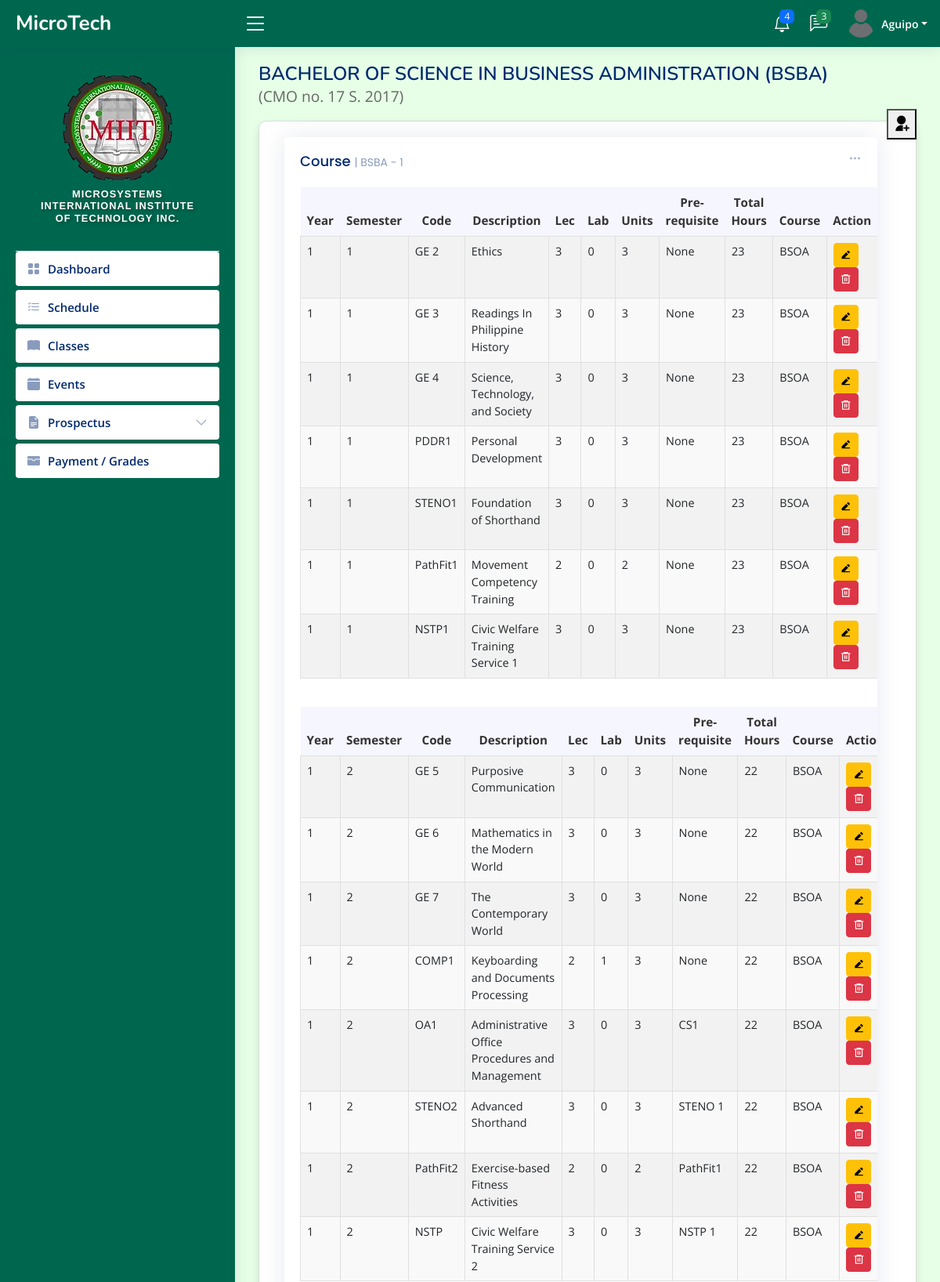
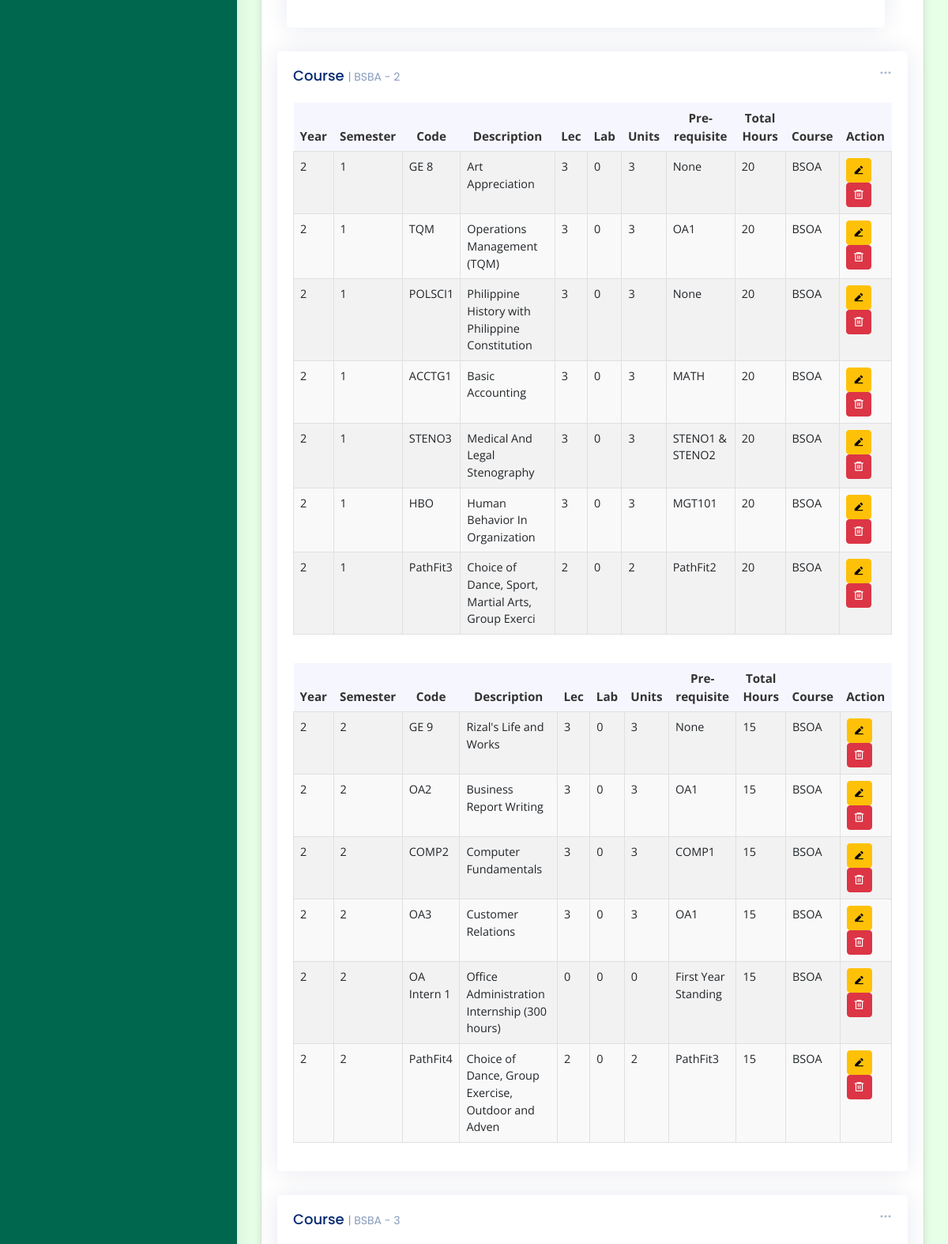
/admin/bsoa-prospectus.php (signed in, upper part), run on the app's committed database (2 pictures, top to bottom).
### tables this page shows
CREATE TABLE `tbl_students` (
  `user_id` int(11) NOT NULL,
  `user_name` varchar(50) NOT NULL,
  `lname` varchar(50) NOT NULL,
  `fname` varchar(50) NOT NULL,
  `middleInitial` varchar(30) NOT NULL,
  `Suffix` varchar(15) NOT NULL,
  `course` varchar(50) NOT NULL,
  `year` int(10) NOT NULL,
  `sy` varchar(50) DEFAULT NULL,
  `contact` varchar(20) NOT NULL,
  `gender` varchar(10) NOT NULL,
  `bdate` varchar(50) NOT NULL,
  `pob` text NOT NULL,
  `email` varchar(50) NOT NULL,
  `major` varchar(50) NOT NULL,
  `nationality` varchar(20) NOT NULL,
  `civilStatus` varchar(20) NOT NULL,
  `religion` varchar(20) NOT NULL,
  `modality` varchar(20) NOT NULL,
  `fb` varchar(30) NOT NULL,
  `curAddress` varchar(200) NOT NULL,
  `cityAdd` varchar(200) NOT NULL,
  `zipcode` varchar(30) NOT NULL,
  `fatherName` varchar(50) NOT NULL,
  `fwork` varchar(50) NOT NULL,
  `motherName` varchar(50) NOT NULL,
  `mwork` varchar(50) NOT NULL,
  `primarySchool` varchar(100) NOT NULL,
  `primaryAddress` text NOT NULL,
  `primaryCompleted` varchar(30) NOT NULL,
  `entermediateSchool` varchar(100) NOT NULL,
  `entermediateAddress` text NOT NULL,
  `entermediateCompleted` varchar(30) NOT NULL,
  `hsSchool` varchar(100) NOT NULL,
  `hsAddress` text NOT NULL,
  `hsCompleted` varchar(30) NOT NULL,
  `shSchool` varchar(100) NOT NULL,
  `shAddress` text NOT NULL,
  `shCompleted` varchar(30) NOT NULL,
  `collegeSchool` varchar(100) NOT NULL,
  `collegeAddress` text NOT NULL,
  `collegeCompleted` varchar(30) NOT NULL,
  `user_image` varchar(50) NOT NULL,
  `user_role` varchar(50) NOT NULL,
  `user_pass` varchar(100) NOT NULL,
  `semester` int(11) NOT NULL,
  `status` varchar(20) NOT NULL,
  `date` date DEFAULT NULL,
  `created_at` timestamp NOT NULL DEFAULT current_timestamp()
);

CREATE TABLE `tbl_subjects` (
  `id` int(11) NOT NULL,
  `year` int(11) NOT NULL,
  `semester` int(11) NOT NULL,
  `code` varchar(50) NOT NULL,
  `description` varchar(50) NOT NULL,
  `lec` int(11) NOT NULL,
  `lab` int(11) NOT NULL,
  `unit` int(11) NOT NULL,
  `pre_req` varchar(50) NOT NULL,
  `total` int(11) NOT NULL,
  `course` varchar(50) NOT NULL
);

### admin/bsoa-prospectus.php (the view, shortened to what the rows shown need)
<?php include_once "../templates/header3.php"; ?>
<?php include_once "../PHP/BSOA-con.php"; ?>
<main id="main" class="main">
  <div class="pagetitle">
    <h1>BACHELOR OF SCIENCE IN BUSINESS ADMINISTRATION (BSBA)</h1>
  </div>
  <section class="section dashboard">
    <div class="col-lg-12">
      <div class="row">
        <div class="col-12">
          <div class="card recent-sales overflow-auto">
            <div class="card-body">
              <table class="table table-striped datatable">
                <thead>
                  <tr>
                    <th scope="col">Year</th>
                    <th scope="col">Semester</th>
                    <th scope="col">Code</th>
                    <th scope="col">Description</th>
                    <th scope="col">Lec</th>
                    <th scope="col">Lab</th>
                    <th scope="col">Units</th>
                    <th scope="col">Pre-requisite</th>
                    <th scope="col">Total Hours</th>
                    <th scope="col">Course</th>
                    <th scope="col">Action</th>
                  </tr>
                </thead>
                <tbody>
                  <?php
                  $database = new Connection();
                  $db = $database->open();
                  try {
                    $sql = "SELECT * FROM tbl_subjects WHERE course = 'BSOA' AND year = '1' AND semester = '1' ";
                    foreach ($db->query($sql) as $subject) {
                  ?>
                      <tr>
                        <td><?php echo htmlspecialchars($subject['year']); ?></td>
                        <td><?php echo htmlspecialchars($subject['semester']); ?></td>
                        <td><?php echo htmlspecialchars($subject['code']); ?></td>
                        <td><?php echo htmlspecialchars($subject['description']); ?></td>
                        <td><?php echo htmlspecialchars($subject['lec']); ?></td>
                        <td><?php echo htmlspecialchars($subject['lab']); ?></td>
                        <td><?php echo htmlspecialchars($subject['unit']); ?></td>
                        <td><?php echo htmlspecialchars($subject['pre_req']); ?></td>
                        <td><?php echo htmlspecialchars($subject['total']); ?></td>
                        <td><?php echo htmlspecialchars($subject['course']); ?></td>
                        <td>
                          <button type="button" class="btn btn-sm btn-warning ri-edit-2-fill" data-bs-toggle="modal" data-bs-target="#editSubject<?php echo $subject['id']; ?>"></button>
                          <form method="POST" action="../admin/upload/delete_subject.php" onsubmit="return confirm('Are you sure you want to delete this subject?');" style="display:inline;">
                            <button type="submit" class="btn btn-sm btn-danger ri-delete-bin-6-line"></button>
                          </form>
                        </td>
                      </tr>
                  <?php
                    }
                  } catch (PDOException $e) {
                    echo "There is some problem in connection: " . $e->getMessage();
                  }
                  ?>
                </tbody>
              </table>
            </div>
            <div class="card-body">
              <table class="table table-striped datatable">
                <thead>
                  <tr>
                    <th scope="col">Year</th>
                    <th scope="col">Semester</th>
                    <th scope="col">Code</th>
                    <th scope="col">Description</th>
                    <th scope="col">Lec</th>
                    <th scope="col">Lab</th>
                    <th scope="col">Units</th>
                    <th scope="col">Pre-requisite</th>
                    <th scope="col">Total Hours</th>
                    <th scope="col">Course</th>
                    <th scope="col">Action</th>
                  </tr>
                </thead>
                <tbody>
                  <?php
                  $database = new Connection();
                  $db = $database->open();
                  try {
                    $sql = "SELECT * FROM tbl_subjects WHERE course = 'BSOA' AND year = '1'AND semester = '2' ";
                    foreach ($db->query($sql) as $subject) {
                  ?>
                      <tr>
                        <td><?php echo htmlspecialchars($subject['year']); ?></td>
                        <td><?php echo htmlspecialchars($subject['semester']); ?></td>
                        <td><?php echo htmlspecialchars($subject['code']); ?></td>
                        <td><?php echo htmlspecialchars($subject['description']); ?></td>
                        <td><?php echo htmlspecialchars($subject['lec']); ?></td>
                        <td><?php echo htmlspecialchars($subject['lab']); ?></td>
                        <td><?php echo htmlspecialchars($subject['unit']); ?></td>
                        <td><?php echo htmlspecialchars($subject['pre_req']); ?></td>
                        <td><?php echo htmlspecialchars($subject['total']); ?></td>
                        <td><?php echo htmlspecialchars($subject['course']); ?></td>
                        <td>
                          <button type="button" class="btn btn-sm btn-warning ri-edit-2-fill" data-bs-toggle="modal" data-bs-target="#editSubject<?php echo $subject['id']; ?>"></button>
                          <form method="POST" action="../admin/upload/delete_subject.php" onsubmit="return confirm('Are you sure you want to delete this subject?');" style="display:inline;">
                            <button type="submit" class="btn btn-sm btn-danger ri-delete-bin-6-line"></button>
                          </form>
                        </td>
                      </tr>
                  <?php
                    }
                  } catch (PDOException $e) {
                    echo "There is some problem in connection: " . $e->getMessage();
                  }
                  ?>
                </tbody>
              </table>
            </div>
          </div>
        </div>
      </div>
    </div>
    <div class="col-lg-12">
      <div class="row">
        <div class="col-12">
          <div class="card recent-sales overflow-auto">
            <div class="card-body">
              <table class="table table-striped datatable">
                <thead>
                  <tr>
                    <th scope="col">Year</th>
                    <th scope="col">Semester</th>
                    <th scope="col">Code</th>
                    <th scope="col">Description</th>
                    <th scope="col">Lec</th>
                    <th scope="col">Lab</th>
                    <th scope="col">Units</th>
                    <th scope="col">Pre-requisite</th>
                    <th scope="col">Total Hours</th>
                    <th scope="col">Course</th>
                    <th scope="col">Action</th>
                  </tr>
                </thead>
                <tbody>
                  <?php
                  $database = new Connection();
                  $db = $database->open();
                  try {
                    $sql = "SELECT * FROM tbl_subjects WHERE course = 'BSOA' AND year = '2' AND semester ='1' ";
                    foreach ($db->query($sql) as $subject) {
                  ?>
                      <tr>
                        <td><?php echo htmlspecialchars($subject['year']); ?></td>
                        <td><?php echo htmlspecialchars($subject['semester']); ?></td>
                        <td><?php echo htmlspecialchars($subject['code']); ?></td>
                        <td><?php echo htmlspecialchars($subject['description']); ?></td>
                        <td><?php echo htmlspecialchars($subject['lec']); ?></td>
                        <td><?php echo htmlspecialchars($subject['lab']); ?></td>
                        <td><?php echo htmlspecialchars($subject['unit']); ?></td>
                        <td><?php echo htmlspecialchars($subject['pre_req']); ?></td>
                        <td><?php echo htmlspecialchars($subject['total']); ?></td>
                        <td><?php echo htmlspecialchars($subject['course']); ?></td>
                        <td>
                          <button type="button" class="btn btn-sm btn-warning ri-edit-2-fill" data-bs-toggle="modal" data-bs-target="#editSubject<?php echo $subject['id']; ?>"></button>
                          <form method="POST" action="../admin/upload/delete_subject.php" onsubmit="return confirm('Are you sure you want to delete this subject?');" style="display:inline;">
                            <button type="submit" class="btn btn-sm btn-danger ri-delete-bin-6-line"></button>
                          </form>
                        </td>
                      </tr>
                  <?php
                    }
                  } catch (PDOException $e) {
                    echo "There is some problem in connection: " . $e->getMessage();
                  }
                  ?>
                </tbody>
              </table>
            </div>
            <div class="card-body">
              <table class="table table-striped datatable">
                <thead>
                  <tr>
                    <th scope="col">Year</th>
                    <th scope="col">Semester</th>
                    <th scope="col">Code</th>
                    <th scope="col">Description</th>
                    <th scope="col">Lec</th>
                    <th scope="col">Lab</th>
                    <th scope="col">Units</th>
                    <th scope="col">Pre-requisite</th>
                    <th scope="col">Total Hours</th>
                    <th scope="col">Course</th>
                    <th scope="col">Action</th>
                  </tr>
                </thead>
                <tbody>
                  <?php
                  $database = new Connection();
                  $db = $database->open();
                  try {
                    $sql = "SELECT * FROM tbl_subjects WHERE course = 'BSOA' AND year = '2' AND semester ='2' ";
                    foreach ($db->query($sql) as $subject) {
                  ?>
                      <tr>
                        <td><?php echo htmlspecialchars($subject['year']); ?></td>
                        <td><?php echo htmlspecialchars($subject['semester']); ?></td>
                        <td><?php echo htmlspecialchars($subject['code']); ?></td>
                        <td><?php echo htmlspecialchars($subject['description']); ?></td>
                        <td><?php echo htmlspecialchars($subject['lec']); ?></td>
                        <td><?php echo htmlspecialchars($subject['lab']); ?></td>
                        <td><?php echo htmlspecialchars($subject['unit']); ?></td>
                        <td><?php echo htmlspecialchars($subject['pre_req']); ?></td>
                        <td><?php echo htmlspecialchars($subject['total']); ?></td>
                        <td><?php echo htmlspecialchars($subject['course']); ?></td>
                        <td>
                          <button type="button" class="btn btn-sm btn-warning ri-edit-2-fill" data-bs-toggle="modal" data-bs-target="#editSubject<?php echo $subject['id']; ?>"></button>
                          <form method="POST" action="../admin/upload/delete_subject.php" onsubmit="return confirm('Are you sure you want to delete this subject?');" style="display:inline;">
                            <button type="submit" class="btn btn-sm btn-danger ri-delete-bin-6-line"></button>
                          </form>
                        </td>
                      </tr>
                  <?php
                    }
                  } catch (PDOException $e) {
                    echo "There is some problem in connection: " . $e->getMessage();
                  }
                  ?>
                </tbody>
              </table>
            </div>
          </div>
        </div>
      </div>
    </div>
  </section>
</main>
<?php include_once "../templates/footer.php"; ?>

### templates/header3.php (shortened to what the rows shown need)
<!DOCTYPE html>
<html lang="en">
<head>
  <link href="../../assets/vendor/bootstrap/css/bootstrap.min.css" rel="stylesheet">
  <link href="../../assets/vendor/bootstrap-icons/bootstrap-icons.css" rel="stylesheet">
  <link href="../../assets/vendor/boxicons/css/boxicons.min.css" rel="stylesheet">
  <link href="../../assets/vendor/quill/quill.snow.css" rel="stylesheet">
  <link href="../../assets/vendor/quill/quill.bubble.css" rel="stylesheet">
  <link href="../../assets/vendor/remixicon/remixicon.css" rel="stylesheet">
  <link href="../../assets/vendor/simple-datatables/style.css" rel="stylesheet">
  <link href="../../assets/css/style.css" rel="stylesheet">
</head>
<?php
$database = new Connection();
$conn = $database->open();
$userid = $_SESSION["login"];
$statements = $conn->prepare("SELECT u.fname, u.lname, u.user_image, u.course, u.user_role
    FROM tbl_students u
    LEFT JOIN tbl_users s ON u.user_id = s.user_id
    WHERE u.user_id = :userid
");
$statements->bindParam(':userid', $userid, PDO::PARAM_INT);
$statements->execute();
$user = $statements->fetch(PDO::FETCH_ASSOC);
if ($user) {
  $lname = $user['lname'];
  $image = $user['user_image'];
} else {
  echo "User or student information not found.";
  exit;
}
?>
<body style="background-color:#e6ffe6;">
<header id="header" class="header fixed-top d-flex align-items-center" style="background-color: #00674f;">
  <nav class="header-nav ms-auto">
    <ul class="d-flex align-items-center">
      <li class="nav-item dropdown pe-3">
        <a class="nav-link nav-profile d-flex align-items-center pe-0 " href="#" data-bs-toggle="dropdown">
          <img src="upload-files/<?php echo htmlspecialchars($image); ?>" id="currentPhoto" onerror="this.src='images/default.png'" alt="Profile Image" class="rounded-circle">
          <span class="d-none d-md-block dropdown-toggle ps-2 text-white"><?php echo htmlspecialchars($lname)?></span>
        </a>
      </li>
    </ul>
  </nav>
</header>

### data on the page
tbl_students: lname "Aguipo"
tbl_subjects: year "1", semester "1", code "GE 2", description "Ethics", lec "3", lab "0", unit "3", pre_req "None", total "23", course "BSOA"
tbl_subjects: year "1", semester "1", code "GE 3", description "Readings In Philippine History", lec "3", lab "0", unit "3", pre_req "None", total "23", course "BSOA"
tbl_subjects: year "1", semester "1", code "GE 4", description "Science, Technology, and Society", lec "3", lab "0", unit "3", pre_req "None", total "23", course "BSOA"
tbl_subjects: year "1", semester "1", code "PDDR1", description "Personal Development", lec "3", lab "0", unit "3", pre_req "None", total "23", course "BSOA"
tbl_subjects: year "1", semester "1", code "STENO1", description "Foundation of Shorthand", lec "3", lab "0", unit "3", pre_req "None", total "23", course "BSOA"
tbl_subjects: year "1", semester "1", code "PathFit1", description "Movement Competency Training", lec "2", lab "0", unit "2", pre_req "None", total "23", course "BSOA"
tbl_subjects: year "1", semester "1", code "NSTP1", description "Civic Welfare Training Service 1", lec "3", lab "0", unit "3", pre_req "None", total "23", course "BSOA"
tbl_subjects: year "1", semester "2", code "GE 5", description "Purposive Communication", lec "3", lab "0", unit "3", pre_req "None", total "22", course "BSOA"
tbl_subjects: year "1", semester "2", code "GE 6", description "Mathematics in the Modern World", lec "3", lab "0", unit "3", pre_req "None", total "22", course "BSOA"
tbl_subjects: year "1", semester "2", code "GE 7", description "The Contemporary World", lec "3", lab "0", unit "3", pre_req "None", total "22", course "BSOA"
tbl_subjects: year "1", semester "2", code "COMP1", description "Keyboarding and Documents Processing", lec "2", lab "1", unit "3", pre_req "None", total "22", course "BSOA"
tbl_subjects: year "1", semester "2", code "OA1", description "Administrative Office Procedures and Management", lec "3", lab "0", unit "3", pre_req "CS1", total "22", course "BSOA"
tbl_subjects: year "1", semester "2", code "STENO2", description "Advanced Shorthand", lec "3", lab "0", unit "3", pre_req "STENO 1", total "22", course "BSOA"
tbl_subjects: year "1", semester "2", code "PathFit2", description "Exercise-based Fitness Activities", lec "2", lab "0", unit "2", pre_req "PathFit1", total "22", course "BSOA"
tbl_subjects: year "1", semester "2", code "NSTP", description "Civic Welfare Training Service 2", lec "3", lab "0", unit "3", pre_req "NSTP 1", total "22", course "BSOA"
tbl_subjects: year "2", semester "1", code "GE 8", description "Art Appreciation", lec "3", lab "0", unit "3", pre_req "None", total "20", course "BSOA"
tbl_subjects: year "2", semester "1", code "TQM", description "Operations Management (TQM)", lec "3", lab "0", unit "3", pre_req "OA1", total "20", course "BSOA"
tbl_subjects: year "2", semester "1", code "POLSCI1", description "Philippine History with Philippine Constitution", lec "3", lab "0", unit "3", pre_req "None", total "20", course "BSOA"
tbl_subjects: year "2", semester "1", code "ACCTG1", description "Basic Accounting", lec "3", lab "0", unit "3", pre_req "MATH", total "20", course "BSOA"
tbl_subjects: year "2", semester "1", code "STENO3", description "Medical And Legal Stenography", lec "3", lab "0", unit "3", pre_req "STENO1 & STENO2", total "20", course "BSOA"
tbl_subjects: year "2", semester "1", code "HBO", description "Human Behavior In Organization", lec "3", lab "0", unit "3", pre_req "MGT101", total "20", course "BSOA"
tbl_subjects: year "2", semester "1", code "PathFit3", description "Choice of Dance, Sport, Martial Arts, Group Exerci", lec "2", lab "0", unit "2", pre_req "PathFit2", total "20", course "BSOA"
tbl_subjects: year "2", semester "2", code "GE 9", description "Rizal's Life and Works", lec "3", lab "0", unit "3", pre_req "None", total "15", course "BSOA"
tbl_subjects: year "2", semester "2", code "OA2", description "Business Report Writing", lec "3", lab "0", unit "3", pre_req "OA1", total "15", course "BSOA"
tbl_subjects: year "2", semester "2", code "COMP2", description "Computer Fundamentals", lec "3", lab "0", unit "3", pre_req "COMP1", total "15", course "BSOA"
tbl_subjects: year "2", semester "2", code "OA3", description "Customer Relations", lec "3", lab "0", unit "3", pre_req "OA1", total "15", course "BSOA"
tbl_subjects: year "2", semester "2", code "OA Intern 1", description "Office Administration Internship (300 hours)", lec "0", lab "0", unit "0", pre_req "First Year Standing", total "15", course "BSOA"
tbl_subjects: year "2", semester "2", code "PathFit4", description "Choice of Dance, Group Exercise, Outdoor and Adven", lec "2", lab "0", unit "2", pre_req "PathFit3", total "15", course "BSOA"
